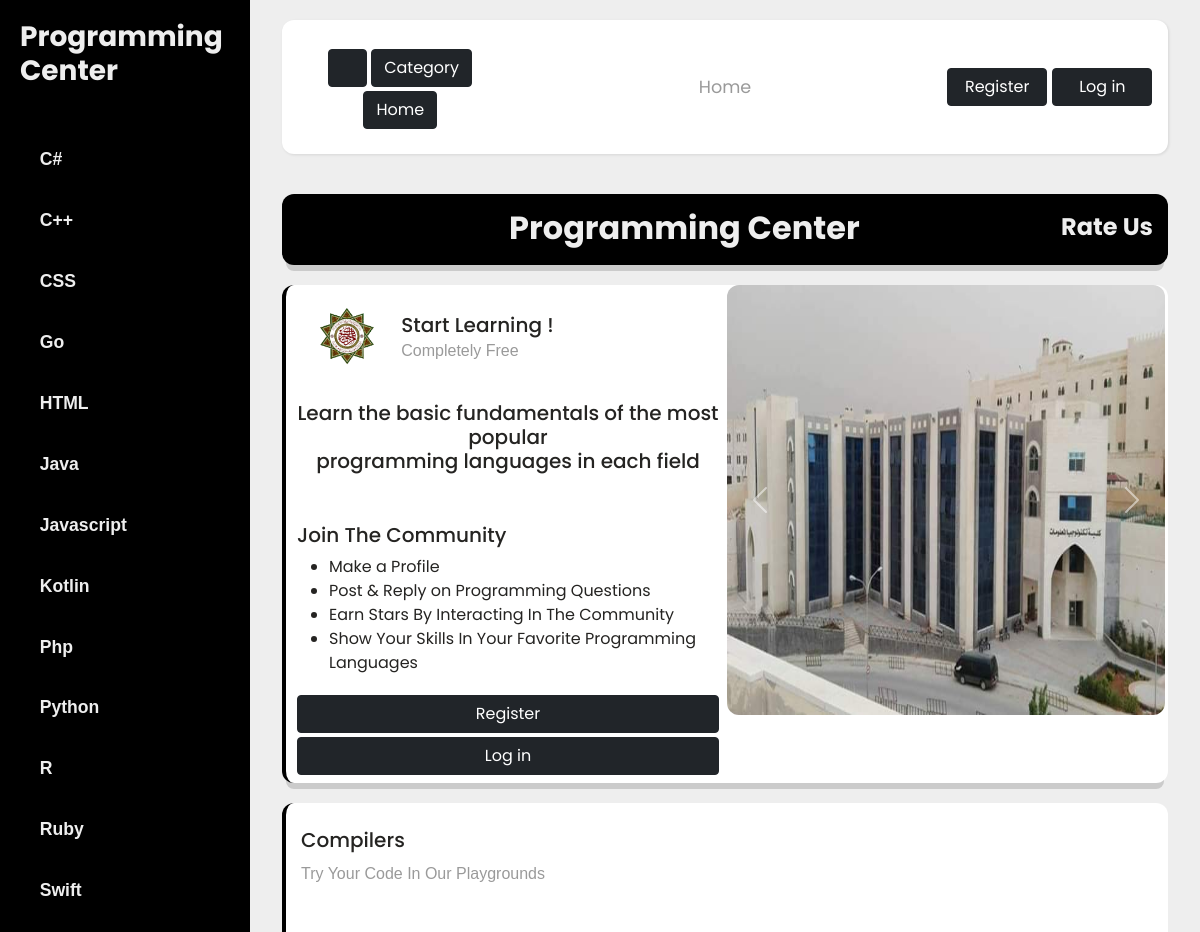
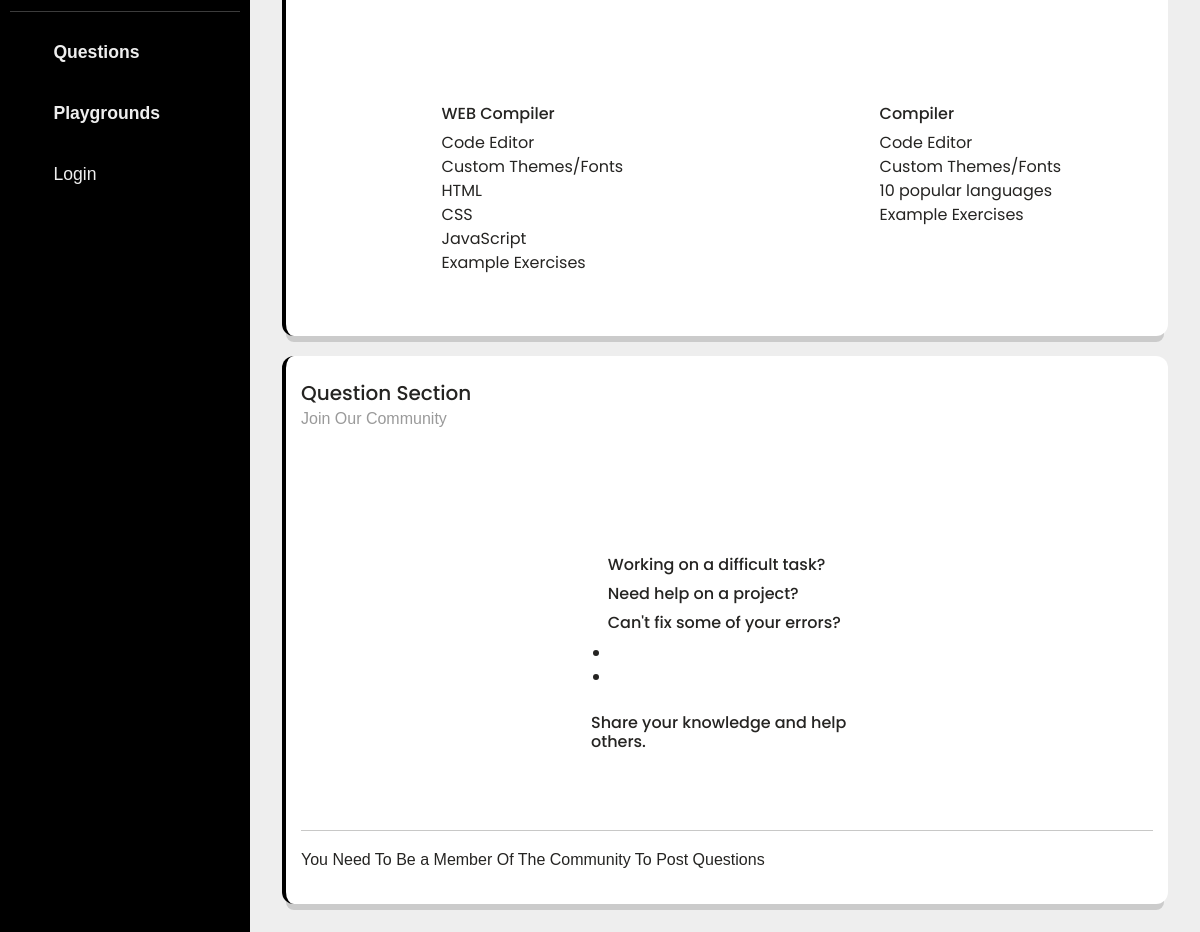
The page / on the database its author committed (2 pictures, top to bottom).
### programmingLanguage/models.py (models this page shows, shortened)
class Language(models.Model):
    name = models.CharField(max_length=100, unique=True)
    slug = models.SlugField(max_length=10, unique=True)
    category = TreeManyToManyField(Category, related_name='lang_category')
    detail = RichTextField(blank=True, null=True)
    class Meta:
        ordering = ['name']

### programmingLanguage/views.py (the view)
# urls.py: path('', views.home , name='home'),
def home(request):
    return render(request, 'pl/home.html')

### templates/pl/home.html (shortened to what this page needs)
{% extends '../basee.html' %}
{% load static %}
{% block content %}
<div class="container-fluid">
    <div class="row">
        <nav class="navbar">
            <div class=" col-lg-3 col-12" style="text-align: center; margin: 10px 0;">
                <button type="button" id="sidebarCollapse" class="btn btn-dark mt-1">
                    <i class="fas fa-align-left"></i>
                </button>
                <a href="{% url 'pl:category' %}" class="btn btn-dark mt-1">Category</a>
                <a href="{% url 'pl:home' %}" class="btn btn-dark mt-1">Home</a>
            </div>
            <div class=" col-lg-6 col-12" style="text-align: center; margin: 10px 0;">
                <a href="{% url 'pl:home' %}" class="navigation ">Home</a>
            </div>
            <div class="col-lg-3 col-12" style="text-align: center; margin: 10px 0;">
                {% if request.user.is_authenticated %}
                <div class="btn-group  dropstart">
                    <a type="button" class="dropdown-toggle" data-bs-toggle="dropdown" data-toggle="dropdown"
                        aria-haspopup="true" aria-expanded="false">
                        <img src="{{ request.user.profile.image.url }}" alt="" class="rounded-circle" width="60"
                            height="60">
                    </a>
                    <div class="dropdown-menu">
                        <a class="dropdown-item"
                            href="{% url 'account:profile' request.user.profile.slug %}">Profile</a>
                        <a class="dropdown-item" href="{% url 'question:user_question_list' request.user.slug %}">My
                            Questions</a>
                        <div class="dropdown-divider"></div>
                        <a class="dropdown-item" href="{% url 'account:logout' %}">Logout</a>
                    </div>
                </div>
                {% else %}
                <div class="row justify-content-center">
                    <a href="{% url 'account:register' %}" class="btn btn-dark col-5"
                        style="margin-right: 5px;">Register</a>
                    <a href="{% url 'account:login' %}" class="btn btn-dark col-5">Log in</a>
                </div>
                {% endif %}
            </div>
        </nav>
    </div>
</div>
<div class="col-12 m-auto">
    <div class="card" style="background-color: #000;">
        <div class="card-body">
            <div class="row">
                <div class="col-8" style="color:#eee; text-align:right;">
                    <h2 class="card-title fw-bold " >Programming Center</h2>
                </div>
                <div class="col-4" style="color:#eee; text-align:right;">
                    <a href="{% url 'account:review' %}" class="lang2 fw-bold" ><i class="fas fa-star y-icon"></i> Rate Us</a>
                </div>
            </div>
        </div>
    </div>
</div>
<div class="col-12">
    <div class="card card-border">
        <div class="card-body pb-0" style=" padding-top: 0;">
            <div class="row">
                <div class="col-lg-6 col-12 p-2">
                    <div class="mt-2">
                        <img src="{% static 'media/wise-logo.png' %}" alt="" width="100" height="100">
                        <div style="display: inline-block;">
                            <h5 class="card-title mb-0">Start Learning !</h5>
                            <p class="card-category">Completely Free</p>
                        </div>
                    </div>
                    <h5 style="text-align: center; margin-bottom: 50px;">Learn the basic fundamentals of the most
                        popular
                        <br>
                        programming languages in each field</h5>
                    {% if request.user.is_authenticated %}
                    <h5 class="mb-0">Thanks for joining!</h5>
                    <p class="card-category">Here are some useful links</p>
                    <ul>
                        <li><a href="{% url 'account:profile' request.user.profile.slug %}">Profile</a></li>
                        <li><a href="{% url 'question:question_create' %}">Ask a Question</a></li>
                        <li><a href="{% url 'editor:home' %}">Play With The Code</a></li>
                    </ul>
                    <hr>
                    <a href="{% url 'account:logout' %}" class="btn btn-dark col-12">Logout</a>
                    {% else %}
                    <h5>Join The Community</h5>
                    <ul>
                        <li>Make a Profile</li>
                        <li>Post & Reply on Programming Questions</li>
                        <li>Earn Stars By Interacting In The Community</li>
                        <li>Show Your Skills In Your Favorite Programming Languages</li>
                    </ul>
                    <div class="justify-content-center">
                        <a href="{% url 'account:register' %}" class="btn btn-dark col-12 my-1">Register</a>
                        <a href="{% url 'account:login' %}" class="btn btn-dark col-12">Log in</a>
                    </div>
                    {% endif %}
                </div>
                <div class="col-lg-6 col-12 p-0">
                    <div id="carouselExampleControls" class="carousel slide" data-bs-ride="carousel">
                        <div class="carousel-inner">
                            <div class="carousel-item active">
                                <img src="{% static 'media/wise1.jpg' %}" class="d-block w-100" height="430" style="border-radius:12px ;"
                                    alt="...">
                            </div>
                        </div>
                        <button class="carousel-control-prev" type="button" data-bs-target="#carouselExampleControls"
                            data-bs-slide="prev">
                            <span class="carousel-control-prev-icon" aria-hidden="true"></span>
                        </button>
                        <button class="carousel-control-next" type="button" data-bs-target="#carouselExampleControls"
                            data-bs-slide="next">
                            <span class="carousel-control-next-icon" aria-hidden="true"></span>
                        </button>
                    </div>
                </div>
            </div>
        </div>
    </div>
</div>
<div class="col-12">
    <div class="card card-border card-stats">
        <div class="card-header">
            <h5 class="card-title">Compilers</h5>
            <p class="card-category">try your code in our playgrounds</p>
        </div>
        <div class="card-body mt-5">
            <div class="row ">
                <div class="col-lg-6 col-12 mt-5">
                    <a href="{% url 'editor:web_compiler' %}" style="color:inherit">
                        <div class="card1">
                            <div class="con-img web-icon icon-big">
                                <i class="fas fa-globe"></i>
                                <i id="blur" class="fas fa-globe"></i>
                            </div>
                            <div class="con-text text-center">
                                <ul style="text-align:left; display:inline-block; list-style-type:none;">
                                    <li>
                                        <i class="fa fa-circle text-danger"></i>
                                        <h6>WEB Compiler</h6> <br>
                                    </li>
                                    <li>
                                        <i class="fa fa-check"></i> Code Editor <br>
                                    </li>
                                    <li>
                                        <i class="fa fa-check"></i> Custom Themes/Fonts <br>
                                    </li>
                                    <li>
                                        <i class="fa fa-check"></i> HTML <br>
                                    </li>
                                    <li>
                                        <i class="fa fa-check"></i> CSS <br>
                                    </li>
                                    <li>
                                        <i class="fa fa-check"></i> JavaScript <br>
                                    </li>
                                    <li>
                                        <i class="fa fa-check"></i> Example Exercises <br>
                                    </li>
                                </ul>
                            </div>
                        </div>
                    </a>
                </div>
                <div class="col-lg-6 col-12 mt-5">
                    <a href="{% url 'editor:compiler' %}" style="color:inherit">
                        <div class="card1">
                            <div class="con-img game-icon icon-big">
                                <i class="fas fa-file-code"></i>
                                <i id="blur" class="fas fa-file-code"></i>
                            </div>
                            <div class="con-text text-center">
                                <ul style="text-align:left; display:inline-block; list-style-type:none;">
                                    <li>
                                        <i class="fa fa-circle text-gray"></i>
                                        <h6>Compiler</h6> <br>
                                    </li>
                                    <li>
                                        <i class="fa fa-check"></i> Code Editor <br>
                                    </li>
                                    <li>
                                        <i class="fa fa-check"></i> Custom Themes/Fonts <br>
                                    </li>
                                    <li>
                                        <i class="fa fa-check"></i> 10 popular languages <br>
                                    </li>
                                    <li>
                                        <i class="fa fa-check"></i> Example Exercises <br>
                                    </li>
                                </ul>
                            </div>
                        </div>
                    </a>
                </div>
            </div>
        </div>
    </div>
</div>
<div class="col-12">
    <div class="card card-border card-stats">
        <div class="card-header">
            <h5 class="card-title mb-0">Question Section </h5>
            <p class="card-category">Join our community</p>
        </div>
        <div class="card-body mt-5">
            <div class="col-lg-6 col-12 mt-5 m-auto">
                <a href="{% url 'question:question_list' %}" style="color:inherit">
                    <div class="card1 mt-5">
                        <div class="con-img icon-big" style="color: #f0ad4e;">
                            <i class="fas fa-question"></i>
                            <i id="blur" class="fas fa-question"></i>
                        </div>
                        <div class="con-text text-center">
                            <ul style="text-align:left; display:inline-block; list-style-type:none;">
                                <li>
                                    <i class="fa fa-circle text-primary"></i>
                                    <h6>Working on a difficult task?</h6><br>
                                </li>
                                <li>
                                    <i class="fa fa-circle text-warning"></i>
                                    <h6>Need help on a project? </h6><br>
                                </li>
                                <li>
                                    <i class="fa fa-circle text-danger"></i>
                                    <h6>Can't fix some of your errors? </h6>
                                </li>
                                <ul style="padding-left:20px; margin: 0; list-style-type:disc;">
                                    <li></li>
                                    <li></li>
                                </ul>
                                <li>
                                    <i class="fa fa-circle text-gray"></i>
                                    <h6>Share your knowledge and help others.</h6>
                                </li>
                            </ul>
                        </div>
                    </div>
                </a>
            </div>
        </div>
        <div class="card-footer ">
            <hr>
            <p>You Need To Be a Member Of The Community To Post Questions</p>
        </div>
    </div>
</div>
{% endblock %}

### templates/basee.html (shortened to what this page needs)
{% load static %}
<!doctype html>
<html lang="en">
<head>
    <link href="https://cdn.jsdelivr.net/npm/bootstrap@5.0.0-beta2/dist/css/bootstrap.min.css" rel="stylesheet"
>
    <link href="{% static 'fontawesome_free/css/all.min.css' %}" rel="stylesheet" type="text/css">
    <link rel="stylesheet" href="https://cdn.jsdelivr.net/gh/devicons/devicon@v2.10.1/devicon.min.css">
    <link href="{% static 'css/sidebar.css' %}" rel="stylesheet">
    <link href="{% static 'css/card.css' %}" rel="stylesheet">
    <link href="{% static 'css/card1.css' %}" rel="stylesheet">
</head>
<body>
    <div class="wrapper">
        <nav id="sidebar">
            <div class="sidebar-header">
                <a href="{% url 'pl:home' %}">
                <h3 class="fw-bold">Programming Center</h3>
                </a>
            </div>
            <ul class="components">
                {% for lang in language_list %}
                <li>
                    <a href="{% url 'pl:languages_detail' lang.slug %}">
                        <p class="fw-bold">{{lang.name}}</p>
                    </a>
                </li>
                {% endfor %}
                <hr>
                <li>
                    <a href="{% url 'question:question_list' %}">
                        <i class="fas fa-question y-icon"></i>
                        <p class="fw-bold">Questions</p>
                    </a>
                </li>
                <li>
                    <a href="{% url 'editor:home' %}">
                        <i class="fas fa-file-code game-icon"></i>
                        <p class="fw-bold">Playgrounds</p>
                    </a>
                </li>
                {% if request.user.is_authenticated %}
                <li>
                    <a href="{% url 'account:logout' %}">
                        <i class="fas fa-power-off web-icon"></i>
                        <p class="fw-bold">Logout</p>
                    </a>
                </li>
                {% else %}
                <li>
                    <a href="{% url 'account:login' %}">
                        <i class="fas fa-sign-in-alt"></i>
                        <p>Login</p>
                    </a>
                </li>
                {% endif %}
            </ul>
        </nav>
        <div id="content">
            <main class="container">
                {% block content %}
                {% endblock %}
            </main>
        </div>
    </div>
</body>
</html>

### rows shown on the page
Language: name "C#"
Language: name "C++"
Language: name "CSS"
Language: name "Go"
Language: name "HTML"
Language: name "Java"
Language: name "Javascript"
Language: name "Kotlin"
Language: name "Php"
Language: name "Python"
Language: name "R"
Language: name "Ruby"
Language: name "Swift"
